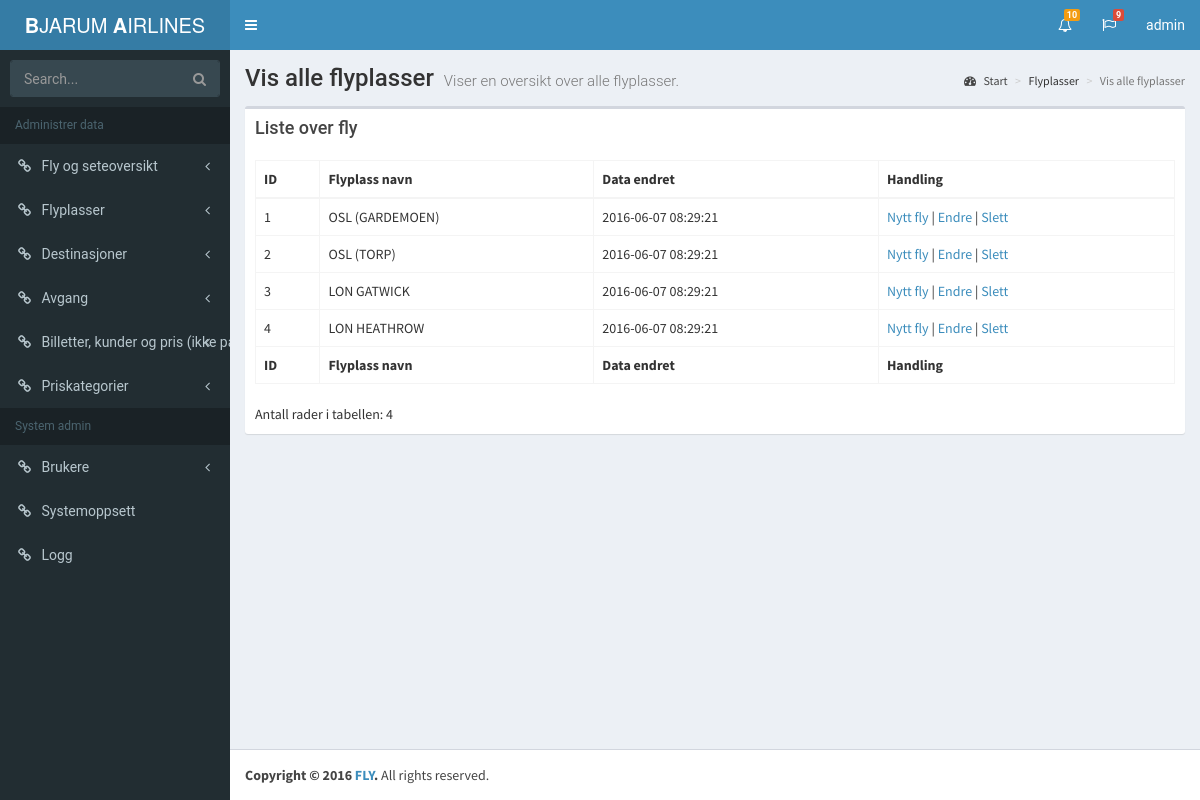
Page /vedlikehold/Airport/airports.php (signed in) on the committed database.
### tables this page shows
CREATE TABLE flyplass
(
    flyplassId INT NOT NULL AUTO_INCREMENT,
    navn VARCHAR(45) NOT NULL,
    endret TIMESTAMP DEFAULT CURRENT_TIMESTAMP ON UPDATE CURRENT_TIMESTAMP,
    CONSTRAINT pk_flyplass PRIMARY KEY (flyplassId)
);

### vedlikehold/php/AdminClasses.php (the view, shortened to what this page needs)
<?php
class Airport {
    public function ShowAllAirports(){
        include('../php/db.php');
        $html =  '';
        $oddOrEven = TRUE;
        $printOddOrEven = '';
        $query = $db_connection->prepare("SELECT flyplassId,navn,endret FROM flyplass");
        $query->execute();
        $query->bind_result($id, $navn, $endret);
        while ($query->fetch()) {
            if($oddOrEven){
                $oddOrEven = FALSE;
                $printOddOrEven = 'even';
            }
            else {
                $oddOrEven = TRUE;
                $printOddOrEven = 'odd';
            }
            $html .= '<tr role="row" class="'.$printOddOrEven.'"><td>'.$id.'</td><td>'.$navn.'</td><td>'.$endret.'</td><td><a href="./Airport/airportsAdd.php">Nytt fly</a> | <a href="./Airport/airportsEdit.php?id='.$id.'"">Endre</a> | <a onclick="return confirm(\'Er du sikker du ønsker å slette denne flyplassen?\')" href="./Airport/delete.php?id='.$id.'">Slett</a> </td></tr>';
        }
        return $html;
    }
}

### vedlikehold/www/css/style.css (style rules this page uses)
body { margin: 0; }
article, aside, details, figcaption, figure, footer, header, hgroup, main, menu, nav, section, summary { display: block; }
h1,h2,h3,h4,p,ul,figcaption,p,input,textarea { font-family: 'Roboto', sans-serif; }

### rows in the picture
flyplass: flyplassId "1", navn "OSL (GARDEMOEN)", endret "2016-06-07 08:29:21"
flyplass: flyplassId "2", navn "OSL (TORP)", endret "2016-06-07 08:29:21"
flyplass: flyplassId "3", navn "LON GATWICK", endret "2016-06-07 08:29:21"
flyplass: flyplassId "4", navn "LON HEATHROW", endret "2016-06-07 08:29:21"

### other values in the picture
$rader->AntallRader('flyplass') "Antall rader i tabellen: 4"
